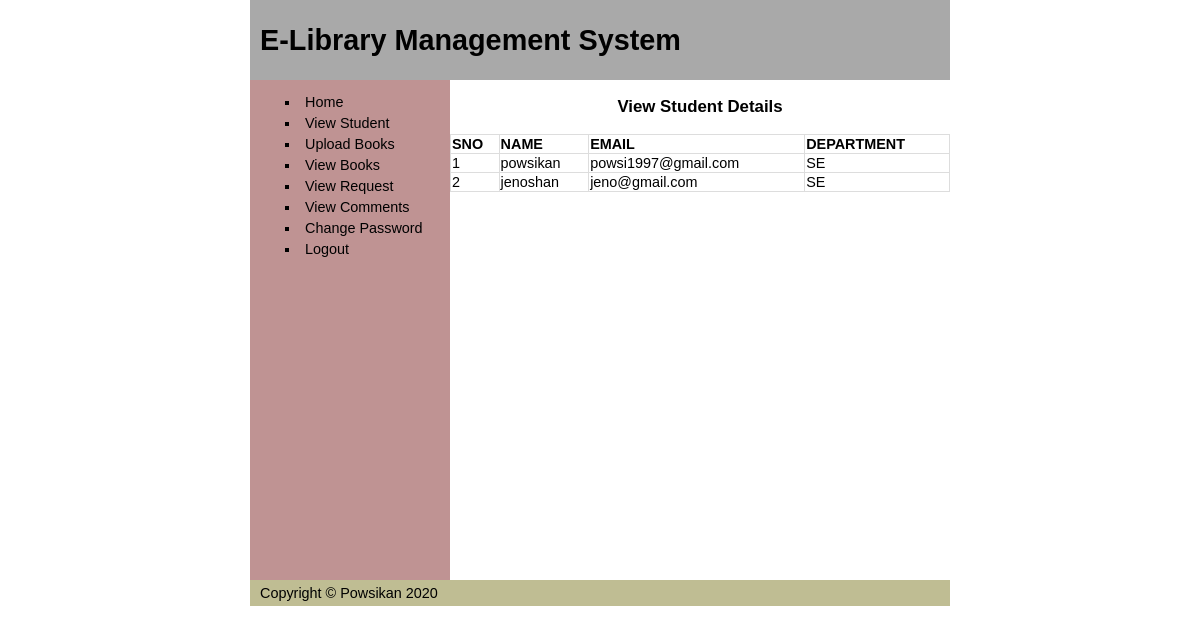
The page /view_student.php (signed in) on the database its author committed.
### tables this page shows
CREATE TABLE `student` (
  `ID` int(11) NOT NULL,
  `NAME` varchar(100) NOT NULL,
  `PASS` varchar(100) NOT NULL,
  `MAIL` varchar(150) NOT NULL,
  `DEP` varchar(100) NOT NULL
);

### view_student.php (the view, shortened to what this page needs)
<?php
include  "database.php";
?>
<!DOCTYPE html>
<html lang="en">
<head>
    <link rel="stylesheet" href="style.css">
</head>
<body>
    <div id="Container">
        <div id="header">
             <h1>E-Library Management System</h1>
        </div>
        <div id="wrapper">
            <h3 class="heading">View Student Details</h3>
            <?php
            $sql="select * from student";
            $res=$db->query($sql);
            if($res->num_rows>0){
                echo "<table>
                    <tr>
                       <th>SNO</th>
                       <th>NAME</th>
                       <th>EMAIL</th>
                       <th>DEPARTMENT</th>
                    </tr>
                ";
                $i=0;
                while($row=$res->fetch_assoc()){
                    $i++;
                    echo "<tr>";
                    echo "<td>{$i}</td>";
                    echo "<td>{$row["NAME"]}</td>";
                    echo "<td>{$row["MAIL"]}</td>";
                    echo "<td>{$row["DEP"]}</td>";
                    echo "</tr>";
                }
                echo "</table>";
            }else{
                echo "<p class='error'>No Students Record Found</p>";
            }
            ?>
        </div>
        <div id="navi">
           <?php
           include "adminSideBar.php";
           ?>
        </div>
        <div id="footer">
           <p>Copyright &copy; Powsikan 2020</p>
        </div>
    </div>
</body>
</html>

### style.css (style rules this page uses)
html, body { margin: 0; padding: 0; }
body { font: 90% calibri, sans-serif; }
#header { background-color: darkgray; }
#header h1 { height: 80px; line-height: 80px; margin: 0; padding-left: 10px; }
#Container { height: auto; width: 700px; margin: 0 auto; text-align: left; }
#wrapper { float: right; width: 500px; }
#navi { float: left; height: 500px; width: 200px; background-color: #bf9393; }
#footer { clear: both; width: 100%; background-color: #bfbd93; }
#footer p { margin: 0; padding: 5px 10px; }
p { margin: 0 10px 10px; }
.heading { text-align: center; }
table { width: 100%; border-collapse: collapse; }
table td, table th { border: 1px solid #ddd; }

### rows shown on the page
student: NAME "powsikan", MAIL "powsi1997@gmail.com", DEP "SE"
student: NAME "jenoshan", MAIL "jeno@gmail.com", DEP "SE"
